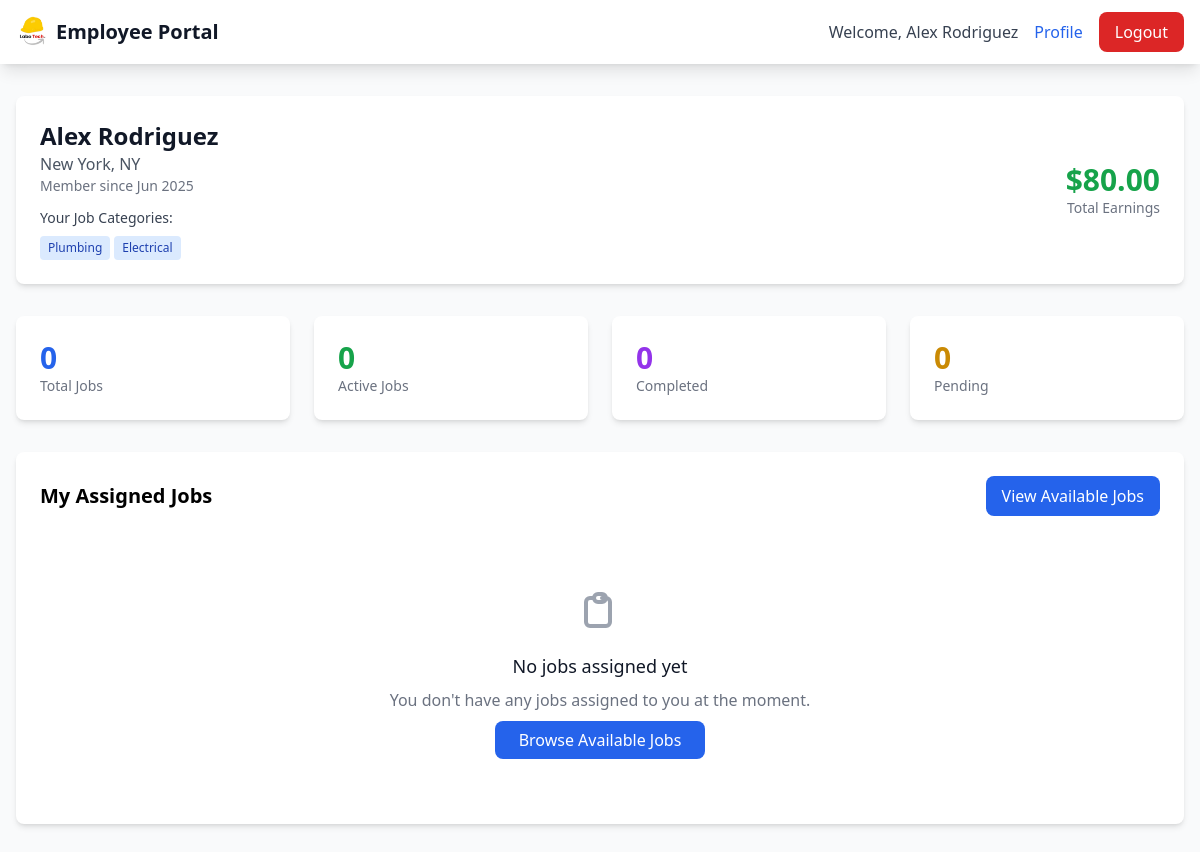
Page /employ/ (signed in) on the committed database.
### tables this page shows
CREATE TABLE IF NOT EXISTS employees (
    id INT AUTO_INCREMENT PRIMARY KEY,
    name VARCHAR(100) NOT NULL,
    email VARCHAR(100) UNIQUE NOT NULL,
    phone VARCHAR(20) NOT NULL,
    location VARCHAR(255) NOT NULL,
    job_categories VARCHAR(255) NOT NULL,
    skills TEXT,
    hourly_rate DECIMAL(10,2) NOT NULL,
    password VARCHAR(255) NOT NULL,
    status ENUM('active', 'inactive', 'pending', 'suspended') DEFAULT 'pending',
    profile_image VARCHAR(255),
    rating DECIMAL(3,2) DEFAULT 0.00,
    total_reviews INT DEFAULT 0,
    verification_status ENUM('unverified', 'verified', 'rejected') DEFAULT 'unverified',
    created_at TIMESTAMP DEFAULT CURRENT_TIMESTAMP,
    updated_at TIMESTAMP DEFAULT CURRENT_TIMESTAMP ON UPDATE CURRENT_TIMESTAMP
);

### employ/index.php (the view, shortened to what this page needs)
<?php
try {
    $pdo = new Database();
    $conn = $pdo->open();
    $employeeId = $_SESSION['employ'];
    $stmt = $conn->prepare("SELECT * FROM employees WHERE id = ?");
    $stmt->execute([$employeeId]);
    $employee = $stmt->fetch();
    $employeeJobCategories = explode(',', $employee['job_categories']);
    $employeeJobCategories = array_map('trim', $employeeJobCategories);
    $stmt = $conn->prepare("SELECT j.*, c.name as customer_name, c.phone as customer_phone
                           FROM jobs j
                           LEFT JOIN customers c ON j.customer_id = c.id
                           WHERE j.employee_id = ?
                           ORDER BY j.created_at DESC");
    $stmt->execute([$employeeId]);
    $assignedJobs = $stmt->fetchAll();
    $stmt = $conn->prepare("SELECT
                           COUNT(*) as total_jobs,
                           SUM(CASE WHEN status = 'completed' THEN 1 ELSE 0 END) as completed_jobs,
                           SUM(CASE WHEN status = 'active' THEN 1 ELSE 0 END) as active_jobs,
                           SUM(CASE WHEN status = 'pending' THEN 1 ELSE 0 END) as pending_jobs
                           FROM jobs WHERE employee_id = ?");
    $stmt->execute([$employeeId]);
    $jobStats = $stmt->fetch();
    $stmt = $conn->prepare("SELECT SUM(amount) as total_earnings
                           FROM payments
                           WHERE employee_id = ? AND status = 'completed'");
    $stmt->execute([$employeeId]);
    $earnings = $stmt->fetch();
} catch (Exception $e) {
    $error = "Database error: " . $e->getMessage();
}
?>
<!DOCTYPE html>
<html lang="en">
<head>
    <script src="https://cdn.tailwindcss.com"></script>
</head>
<body class="bg-gray-50">
    <nav class="bg-white shadow-lg">
        <div class="max-w-7xl mx-auto px-4">
            <div class="flex justify-between h-16">
                <div class="flex items-center">
                    <img src="../assets/logo_without_bg.png" alt="LaboTech" class="h-8 w-auto">
                    <span class="ml-2 text-xl font-bold text-gray-900">Employee Portal</span>
                </div>
                <div class="flex items-center space-x-4">
                    <span class="text-gray-700">Welcome, <?php echo htmlspecialchars($_SESSION['employ_name']); ?></span>
                    <a href="profile" class="text-blue-600 hover:text-blue-800">Profile</a>
                    <a href="../actions/logout" class="bg-red-600 text-white px-4 py-2 rounded-lg hover:bg-red-700 transition-colors">Logout</a>
                </div>
            </div>
        </div>
    </nav>
    <div class="max-w-7xl mx-auto px-4 py-8">
        <div class="bg-white rounded-lg shadow-md p-6 mb-8">
            <div class="flex items-center justify-between">
                <div>
                    <h1 class="text-2xl font-bold text-gray-900"><?php echo htmlspecialchars($employee['name']); ?></h1>
                    <p class="text-gray-600"><?php echo htmlspecialchars($employee['location']); ?></p>
                    <p class="text-sm text-gray-500">Member since <?php echo date('M Y', strtotime($employee['created_at'])); ?></p>
                    <div class="mt-3">
                        <p class="text-sm font-medium text-gray-700 mb-2">Your Job Categories:</p>
                        <div class="flex flex-wrap gap-1">
                            <?php foreach ($employeeJobCategories as $jobCategory): ?>
                                <span class="inline-block bg-blue-100 text-blue-800 text-xs px-2 py-1 rounded">
                                    <?php echo htmlspecialchars($jobCategory); ?>
                                </span>
                            <?php endforeach; ?>
                        </div>
                    </div>
                </div>
                <div class="text-right">
                    <div class="text-3xl font-bold text-green-600">$<?php echo number_format($earnings['total_earnings'] ?? 0, 2); ?></div>
                    <div class="text-sm text-gray-500">Total Earnings</div>
                </div>
            </div>
        </div>
        <div class="grid grid-cols-1 md:grid-cols-4 gap-6 mb-8">
            <div class="bg-white rounded-lg shadow-md p-6">
                <div class="text-3xl font-bold text-blue-600"><?php echo $jobStats['total_jobs'] ?? 0; ?></div>
                <div class="text-sm text-gray-500">Total Jobs</div>
            </div>
            <div class="bg-white rounded-lg shadow-md p-6">
                <div class="text-3xl font-bold text-green-600"><?php echo $jobStats['active_jobs'] ?? 0; ?></div>
                <div class="text-sm text-gray-500">Active Jobs</div>
            </div>
            <div class="bg-white rounded-lg shadow-md p-6">
                <div class="text-3xl font-bold text-purple-600"><?php echo $jobStats['completed_jobs'] ?? 0; ?></div>
                <div class="text-sm text-gray-500">Completed</div>
            </div>
            <div class="bg-white rounded-lg shadow-md p-6">
                <div class="text-3xl font-bold text-yellow-600"><?php echo $jobStats['pending_jobs'] ?? 0; ?></div>
                <div class="text-sm text-gray-500">Pending</div>
            </div>
        </div>
        <div class="bg-white rounded-lg shadow-md p-6">
            <div class="flex justify-between items-center mb-6">
                <h2 class="text-xl font-semibold">My Assigned Jobs</h2>
                <a href="available-jobs" class="bg-blue-600 text-white px-4 py-2 rounded-lg hover:bg-blue-700 transition-colors">
                    View Available Jobs
                </a>
            </div>
            <?php if (!empty($assignedJobs)): ?>
                <div class="overflow-x-auto">
                    <table class="min-w-full divide-y divide-gray-200">
                        <thead class="bg-gray-50">
                            <tr>
                                <th class="px-6 py-3 text-left text-xs font-medium text-gray-500 uppercase tracking-wider">Job Title</th>
                                <th class="px-6 py-3 text-left text-xs font-medium text-gray-500 uppercase tracking-wider">Customer</th>
                                <th class="px-6 py-3 text-left text-xs font-medium text-gray-500 uppercase tracking-wider">Location</th>
                                <th class="px-6 py-3 text-left text-xs font-medium text-gray-500 uppercase tracking-wider">Amount</th>
                                <th class="px-6 py-3 text-left text-xs font-medium text-gray-500 uppercase tracking-wider">Status</th>
                                <th class="px-6 py-3 text-left text-xs font-medium text-gray-500 uppercase tracking-wider">Created</th>
                                <th class="px-6 py-3 text-left text-xs font-medium text-gray-500 uppercase tracking-wider">Actions</th>
                            </tr>
                        </thead>
                        <tbody class="bg-white divide-y divide-gray-200">
                            <?php foreach ($assignedJobs as $job): ?>
                                <tr>
                                    <td class="px-6 py-4">
                                        <div class="text-sm font-medium text-gray-900"><?php echo htmlspecialchars($job['title']); ?></div>
                                        <div class="text-sm text-gray-500"><?php echo htmlspecialchars(substr($job['description'], 0, 100)) . '...'; ?></div>
                                    </td>
                                    <td class="px-6 py-4 whitespace-nowrap">
                                        <div class="text-sm font-medium text-gray-900"><?php echo htmlspecialchars($job['customer_name'] ?? 'Unknown'); ?></div>
                                        <div class="text-sm text-gray-500"><?php echo htmlspecialchars($job['customer_phone'] ?? ''); ?></div>
                                    </td>
                                    <td class="px-6 py-4 whitespace-nowrap text-sm text-gray-900"><?php echo htmlspecialchars($job['location']); ?></td>
                                    <td class="px-6 py-4 whitespace-nowrap text-sm font-semibold text-gray-900">$<?php echo number_format($job['amount'], 2); ?></td>
                                    <td class="px-6 py-4 whitespace-nowrap">
                                        <span class="px-2 inline-flex text-xs leading-5 font-semibold rounded-full
                                            <?php
                                            switch($job['status']) {
                                                case 'active': echo 'bg-green-100 text-green-800'; break;
                                                case 'completed': echo 'bg-blue-100 text-blue-800'; break;
                                                case 'pending': echo 'bg-yellow-100 text-yellow-800'; break;
                                                default: echo 'bg-gray-100 text-gray-800';
                                            }
                                            ?>">
                                            <?php echo ucfirst($job['status']); ?>
                                        </span>
                                    </td>
                                    <td class="px-6 py-4 whitespace-nowrap text-sm text-gray-500"><?php echo date('M d, Y', strtotime($job['created_at'])); ?></td>
                                    <td class="px-6 py-4 whitespace-nowrap text-sm font-medium">
                                        <div class="flex space-x-2">
                                            <a href="job-details?id=<?php echo $job['id']; ?>"
                                               class="text-blue-600 hover:text-blue-900">View</a>
                                            <?php if ($job['status'] == 'active'): ?>
                                                <button onclick="updateJobStatus(<?php echo $job['id']; ?>, 'completed')"
                                                        class="text-green-600 hover:text-green-900">Complete</button>
                                            <?php endif; ?>
                                        </div>
                                    </td>
                                </tr>
                            <?php endforeach; ?>
                        </tbody>
                    </table>
                </div>
            <?php else: ?>
                <div class="text-center py-12">
                    <div class="text-gray-400 mb-4">
                        <svg class="mx-auto h-12 w-12" fill="none" viewBox="0 0 24 24" stroke="currentColor">
                            <path stroke-linecap="round" stroke-linejoin="round" stroke-width="2" d="M9 5H7a2 2 0 00-2 2v10a2 2 0 002 2h8a2 2 0 002-2V7a2 2 0 00-2-2h-2M9 5a2 2 0 002 2h2a2 2 0 002-2M9 5a2 2 0 012-2h2a2 2 0 012 2"></path>
                        </svg>
                    </div>
                    <h3 class="text-lg font-medium text-gray-900 mb-2">No jobs assigned yet</h3>
                    <p class="text-gray-500 mb-4">You don't have any jobs assigned to you at the moment.</p>
                    <a href="available-jobs" class="bg-blue-600 text-white px-6 py-2 rounded-lg hover:bg-blue-700 transition-colors">
                        Browse Available Jobs
                    </a>
                </div>
            <?php endif; ?>
        </div>
    </div>
</body>
</html>

### rows in the picture
employees: name "Alex Rodriguez", location "New York, NY", created_at "Jun 2025", job_categories "Plumbing", job_categories "Electrical"

### other values in the picture
$_SESSION['employ_name'] "Alex Rodriguez"
$earnings['total_earnings'] "80.00"
$jobStats['total_jobs'] "0"
$jobStats['active_jobs'] "0"
$jobStats['completed_jobs'] "0"
$jobStats['pending_jobs'] "0"
